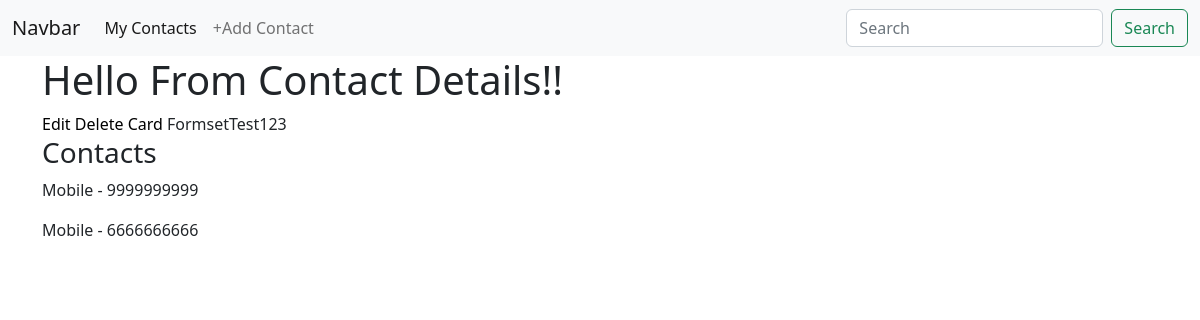
The page /my-contacts/12 (signed in) on the database its author committed.
### cards/models.py (models this page shows, shortened)
class Card(models.Model):
    user = models.ForeignKey(User, on_delete = models.CASCADE)
    firstName = models.CharField(max_length = 200)
    middleName = models.CharField(max_length = 200, null=True, blank=True)
    lastName = models.CharField(max_length = 200)
    nickName = models.CharField(max_length = 200, null=True, blank=True)
    gender = models.CharField(max_length=50, choices=(
        ('Male', 'Male'),
        ('Female', 'Female')
    ))
    info = models.CharField(max_length=30, null=True, blank=True)
    emailAddress = models.EmailField(max_length = 200, null=True, blank=True)
    Address	= models.CharField(max_length = 256, null=True, blank=True)
    City = models.CharField(max_length = 200, null=True, blank=True)
    postalCode = models.IntegerField(null=True, blank=True)
    State = models.CharField(max_length = 200, null=True, blank=True)
    Country = models.CharField(max_length = 200, null=True, blank=True, default = "India")
    image = models.ImageField(upload_to='images/', null=True, blank = True)
    date_added = models.DateTimeField(default=datetime.now)
    class Meta:
        ordering = ['-id']
    class Meta:
        ordering = ['-id']

class Contact(models.Model):
    user = models.ForeignKey(User, on_delete = models.CASCADE)
    card = models.ForeignKey(Card, on_delete = models.CASCADE)
    type = models.CharField(max_length=100, choices = (
                    ('Landline', 'LandLine'),
                    ('Mobile', 'Mobile'),
                    ('Fax', 'Fax')
                )
            )
    number = models.CharField(max_length=10)

### cards/views.py (the view)
# urls.py: path('my-contacts/<id>', views.contactDetail, name='contactDetail'),
def contactDetail(request, id):
    card = get_object_or_404(Card, id=id)
    context = {
        'card' : card,
        'contacts' : Contact.objects.filter(user=request.user, card=card),
    }
    return render(request, 'cards/contactDetail.html', context)

### templates/cards/contactDetail.html (shortened to what this page needs)
{% extends 'base.html' %}
{% block bodyblock %}
    <h1>Hello From Contact Details!!</h1>
    <a href="{% url 'cards:editCard' card.id %}" >Edit</a>
    <a href="{% url 'cards:deleteCard' card.id %}" >Delete Card</a>
    {{card.firstName}}
    <h3>Contacts</h3>
    {% for contact in contacts %}
        <p>{{contact.type}} - {{ contact.number}}</p>
    {% endfor %}
{% endblock bodyblock %}

### static/css/styles.css (style rules this page uses)
a { text-decoration: none; color: black; }

### rows shown on the page
Card: firstName "FormsetTest123"
Contact: type "Mobile", number "9999999999"
Contact: type "Mobile", number "6666666666"
